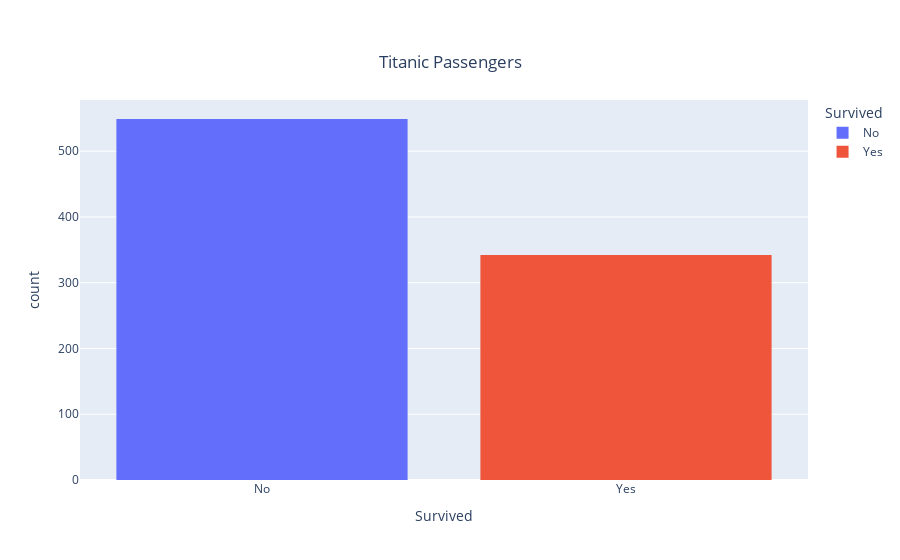
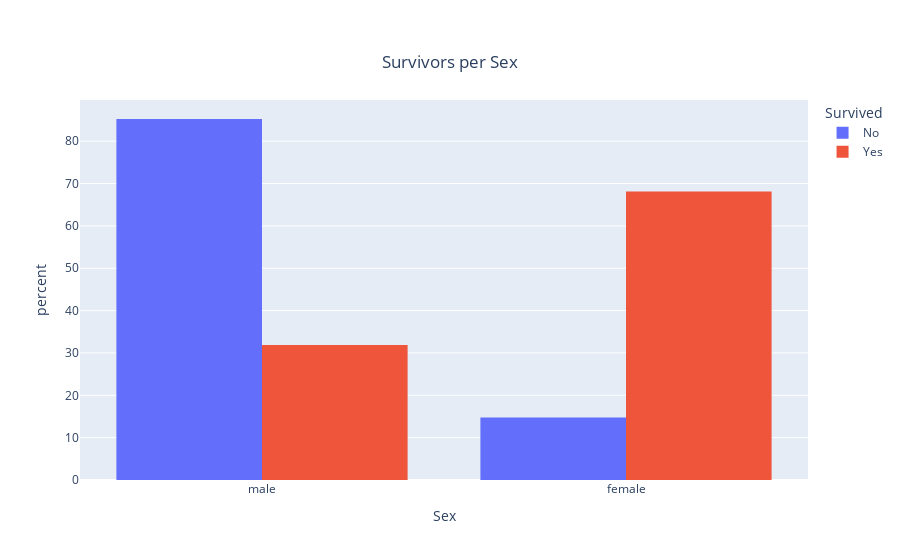
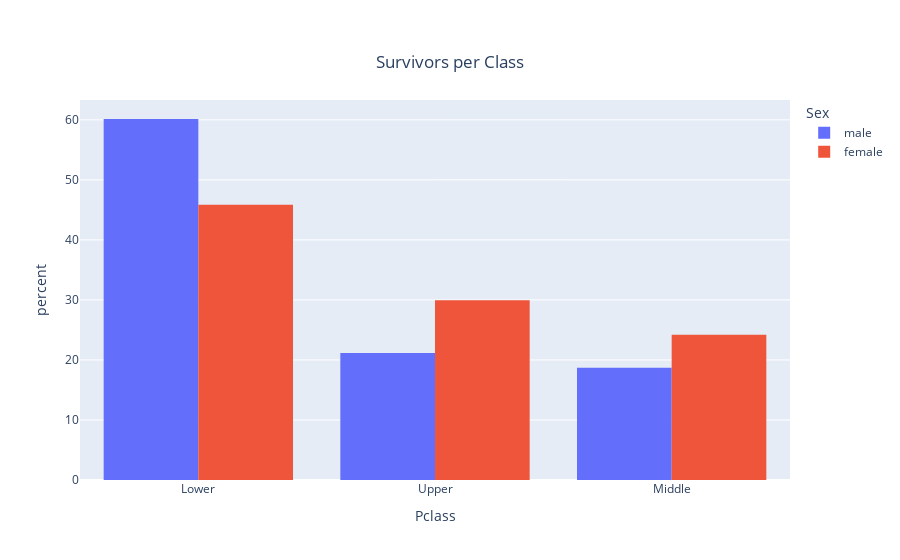
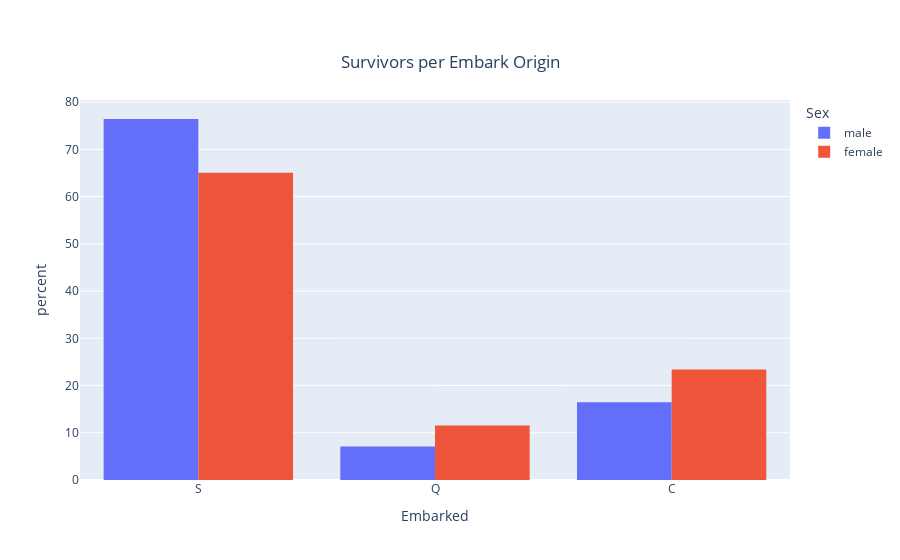

Notebook code cell kept with these figures, in order:
### Code cell
fig = px.histogram(train_df, x='Survived', color='Survived', histfunc='count', title='Titanic Passengers')
fig.update_layout(title=title)
fig.show()

fig=px.histogram(train_df, x='Sex', y='Survived', color='Survived', histfunc='count', histnorm='percent', barmode='group', title='Survivors per Sex')
fig.update_layout(title=title)
fig.show()

fig1=px.histogram(train_df, x='Pclass', y='Survived', color='Sex', histfunc='count', histnorm='percent', title='Survivors per Class', barmode='group')
fig1.update_layout(title=title)
fig1.show()

fig2=px.histogram(train_df, x='Embarked', y='Survived', color='Sex', histfunc='count', histnorm='percent', title='Survivors per Embark Origin', barmode='group')
fig2.update_layout(title=title)
fig2.show()

### Figure 1 — Plotly figure (JSON) as saved in the notebook; plotly's stock layout.template omitted (floating-point values rounded to 4 significant figures; data arrays with more than 128 entries replaced by an {"elided": "..."} marker saying what was removed)
{"data": [{"alignmentgroup": "True", "bingroup": "x", "histfunc": "count", "hovertemplate": "Survived=%{x}<br>count=%{y}<extra></extra>", "legendgroup": "No", "marker": {"color": "#636efa", "pattern": {"shape": ""}}, "name": "No", "offsetgroup": "No", "orientation": "v", "showlegend": true, "type": "histogram", "x": {"elided": "549 str values"}, "xaxis": "x", "yaxis": "y"}, {"alignmentgroup": "True", "bingroup": "x", "histfunc": "count", "hovertemplate": "Survived=%{x}<br>count=%{y}<extra></extra>", "legendgroup": "Yes", "marker": {"color": "#EF553B", "pattern": {"shape": ""}}, "name": "Yes", "offsetgroup": "Yes", "orientation": "v", "showlegend": true, "type": "histogram", "x": {"elided": "342 str values"}, "xaxis": "x", "yaxis": "y"}], "layout": {"barmode": "relative", "legend": {"title": {"text": "Survived"}, "tracegroupgap": 0}, "title": {"text": "Titanic Passengers", "x": 0.5, "xanchor": "center", "y": 0.9, "yanchor": "top"}, "xaxis": {"anchor": "y", "categoryarray": ["No", "Yes"], "categoryorder": "array", "domain": [0, 1], "title": {"text": "Survived"}}, "yaxis": {"anchor": "x", "domain": [0, 1], "title": {"text": "count"}}}}

### Figure 2 — Plotly figure (JSON) as saved in the notebook; plotly's stock layout.template omitted (floating-point values rounded to 4 significant figures; data arrays with more than 128 entries replaced by an {"elided": "..."} marker saying what was removed)
{"data": [{"alignmentgroup": "True", "bingroup": "x", "histfunc": "count", "histnorm": "percent", "hovertemplate": "Survived=No<br>Sex=%{x}<br>percent=%{y}<extra></extra>", "legendgroup": "No", "marker": {"color": "#636efa", "pattern": {"shape": ""}}, "name": "No", "offsetgroup": "No", "orientation": "v", "showlegend": true, "type": "histogram", "x": {"elided": "549 str values"}, "xaxis": "x", "y": {"elided": "549 str values"}, "yaxis": "y"}, {"alignmentgroup": "True", "bingroup": "x", "histfunc": "count", "histnorm": "percent", "hovertemplate": "Survived=Yes<br>Sex=%{x}<br>percent=%{y}<extra></extra>", "legendgroup": "Yes", "marker": {"color": "#EF553B", "pattern": {"shape": ""}}, "name": "Yes", "offsetgroup": "Yes", "orientation": "v", "showlegend": true, "type": "histogram", "x": {"elided": "342 str values"}, "xaxis": "x", "y": {"elided": "342 str values"}, "yaxis": "y"}], "layout": {"barmode": "group", "legend": {"title": {"text": "Survived"}, "tracegroupgap": 0}, "title": {"text": "Survivors per Sex", "x": 0.5, "xanchor": "center", "y": 0.9, "yanchor": "top"}, "xaxis": {"anchor": "y", "domain": [0, 1], "title": {"text": "Sex"}}, "yaxis": {"anchor": "x", "categoryarray": ["Yes", "No"], "categoryorder": "array", "domain": [0, 1], "title": {"text": "percent"}}}}

### Figure 3 — Plotly figure (JSON) as saved in the notebook; plotly's stock layout.template omitted (floating-point values rounded to 4 significant figures; data arrays with more than 128 entries replaced by an {"elided": "..."} marker saying what was removed)
{"data": [{"alignmentgroup": "True", "bingroup": "x", "histfunc": "count", "histnorm": "percent", "hovertemplate": "Sex=male<br>Pclass=%{x}<br>percent=%{y}<extra></extra>", "legendgroup": "male", "marker": {"color": "#636efa", "pattern": {"shape": ""}}, "name": "male", "offsetgroup": "male", "orientation": "v", "showlegend": true, "type": "histogram", "x": {"elided": "577 str values"}, "xaxis": "x", "y": {"elided": "577 str values"}, "yaxis": "y"}, {"alignmentgroup": "True", "bingroup": "x", "histfunc": "count", "histnorm": "percent", "hovertemplate": "Sex=female<br>Pclass=%{x}<br>percent=%{y}<extra></extra>", "legendgroup": "female", "marker": {"color": "#EF553B", "pattern": {"shape": ""}}, "name": "female", "offsetgroup": "female", "orientation": "v", "showlegend": true, "type": "histogram", "x": {"elided": "314 str values"}, "xaxis": "x", "y": {"elided": "314 str values"}, "yaxis": "y"}], "layout": {"barmode": "group", "legend": {"title": {"text": "Sex"}, "tracegroupgap": 0}, "title": {"text": "Survivors per Class", "x": 0.5, "xanchor": "center", "y": 0.9, "yanchor": "top"}, "xaxis": {"anchor": "y", "domain": [0, 1], "title": {"text": "Pclass"}}, "yaxis": {"anchor": "x", "domain": [0, 1], "title": {"text": "percent"}}}}

### Figure 4 — Plotly figure (JSON) as saved in the notebook; plotly's stock layout.template omitted (floating-point values rounded to 4 significant figures; data arrays with more than 128 entries replaced by an {"elided": "..."} marker saying what was removed)
{"data": [{"alignmentgroup": "True", "bingroup": "x", "histfunc": "count", "histnorm": "percent", "hovertemplate": "Sex=male<br>Embarked=%{x}<br>percent=%{y}<extra></extra>", "legendgroup": "male", "marker": {"color": "#636efa", "pattern": {"shape": ""}}, "name": "male", "offsetgroup": "male", "orientation": "v", "showlegend": true, "type": "histogram", "x": {"elided": "577 str values"}, "xaxis": "x", "y": {"elided": "577 str values"}, "yaxis": "y"}, {"alignmentgroup": "True", "bingroup": "x", "histfunc": "count", "histnorm": "percent", "hovertemplate": "Sex=female<br>Embarked=%{x}<br>percent=%{y}<extra></extra>", "legendgroup": "female", "marker": {"color": "#EF553B", "pattern": {"shape": ""}}, "name": "female", "offsetgroup": "female", "orientation": "v", "showlegend": true, "type": "histogram", "x": {"elided": "314 str values"}, "xaxis": "x", "y": {"elided": "314 str values"}, "yaxis": "y"}], "layout": {"barmode": "group", "legend": {"title": {"text": "Sex"}, "tracegroupgap": 0}, "title": {"text": "Survivors per Embark Origin", "x": 0.5, "xanchor": "center", "y": 0.9, "yanchor": "top"}, "xaxis": {"anchor": "y", "domain": [0, 1], "title": {"text": "Embarked"}}, "yaxis": {"anchor": "x", "domain": [0, 1], "title": {"text": "percent"}}}}
